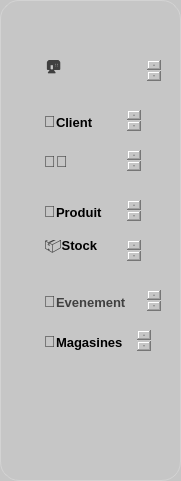
          <widget class="QFrame" name="frame_7">
           <property name="geometry">
            <rect>
             <x>80</x>
             <y>110</y>
             <width>181</width>
             <height>481</height>
            </rect>
           </property>
           <property name="styleSheet">
            <string notr="true">background-color: #c6c6c6;
border: 1px solid lightgray; /* Optional: Change the border color */
border-radius: 19px; /* Change the value for more or less rounding */
</string>
           </property>
           <property name="frameShape">
            <enum>QFrame::Shape::StyledPanel</enum>
           </property>
           <property name="frameShadow">
            <enum>QFrame::Shadow::Raised</enum>
           </property>
           <widget class="QTextEdit" name="textEditDashboard_3">
            <property name="geometry">
             <rect>
              <x>40</x>
              <y>60</y>
              <width>121</width>
              <height>21</height>
             </rect>
            </property>
            <property name="styleSheet">
             <string notr="true">QTextEdit {
    border: none;                    /* Remove border */
    background: transparent;         /* Make background transparent */
    padding: 0;                      /* No padding */
    margin: 0;                       /* No margin */
    color: black;                    /* Black text color */
    font-weight: bold;               /* Bold text */
    font-size: 10px;                 /* Font size set to 20 */
 qproperty-verticalScrollBarPolicy: ScrollBarAlwaysOff; /* Hide vertical scrollbar */
    qproperty-horizontalScrollBarPolicy: ScrollBarAlwaysOff; /* Hide horizontal scrollbar */
}</string>
            </property>
            <property name="html">
             <string>&lt;!DOCTYPE HTML PUBLIC &quot;-//W3C//DTD HTML 4.0//EN&quot; &quot;http://www.w3.org/TR/REC-html40/strict.dtd&quot;&gt;
&lt;html&gt;&lt;head&gt;&lt;meta name=&quot;qrichtext&quot; content=&quot;1&quot; /&gt;&lt;meta charset=&quot;utf-8&quot; /&gt;&lt;style type=&quot;text/css&quot;&gt;
p, li { white-space: pre-wrap; }
hr { height: 1px; border-width: 0; }
li.unchecked::marker { content: &quot;\2610&quot;; }
li.checked::marker { content: &quot;\2612&quot;; }
&lt;/style&gt;&lt;/head&gt;&lt;body style=&quot; font-family:'Segoe UI'; font-size:10px; font-weight:700; font-style:normal;&quot;&gt;
&lt;p style=&quot; margin-top:0px; margin-bottom:0px; margin-left:0px; margin-right:0px; -qt-block-indent:0; text-indent:0px;&quot;&gt;&lt;span style=&quot; font-family:'Inter','system-ui','-apple-system','BlinkMacSystemFont','Segoe UI','Roboto','Noto Sans','Ubuntu','Cantarell','Helvetica Neue','Oxygen','Open Sans','sans-serif'; font-size:16px; color:#404040;&quot;&gt;🏠&lt;/span&gt;&lt;span style=&quot; font-size:12pt; font-style:italic;&quot;&gt;Dashboard&lt;/span&gt;&lt;/p&gt;
&lt;p style=&quot;-qt-paragraph-type:empty; margin-top:0px; margin-bottom:0px; margin-left:0px; margin-right:0px; -qt-block-indent:0; text-indent:0px; font-size:14pt; font-style:italic;&quot;&gt;&lt;br /&gt;&lt;/p&gt;&lt;/body&gt;&lt;/html&gt;</string>
            </property>
           </widget>
           <widget class="QTextEdit" name="textEdit_4">
            <property name="geometry">
             <rect>
              <x>40</x>
              <y>110</y>
              <width>101</width>
              <height>21</height>
             </rect>
            </property>
            <property name="styleSheet">
             <string notr="true">QTextEdit {
    border: none;                    /* Remove border */
    background: transparent;         /* Make background transparent */
    padding: 0;                      /* No padding */
    margin: 0;                       /* No margin */
    color: black;                    /* Black text color */
    font-weight: bold;               /* Bold text */
    font-size: 10px;                 /* Font size set to 20 */
 qproperty-verticalScrollBarPolicy: ScrollBarAlwaysOff; /* Hide vertical scrollbar */
    qproperty-horizontalScrollBarPolicy: ScrollBarAlwaysOff; /* Hide horizontal scrollbar */
}</string>
            </property>
            <property name="html">
             <string>&lt;!DOCTYPE HTML PUBLIC &quot;-//W3C//DTD HTML 4.0//EN&quot; &quot;http://www.w3.org/TR/REC-html40/strict.dtd&quot;&gt;
&lt;html&gt;&lt;head&gt;&lt;meta name=&quot;qrichtext&quot; content=&quot;1&quot; /&gt;&lt;meta charset=&quot;utf-8&quot; /&gt;&lt;style type=&quot;text/css&quot;&gt;
p, li { white-space: pre-wrap; }
hr { height: 1px; border-width: 0; }
li.unchecked::marker { content: &quot;\2610&quot;; }
li.checked::marker { content: &quot;\2612&quot;; }
&lt;/style&gt;&lt;/head&gt;&lt;body style=&quot; font-family:'Segoe UI'; font-size:10px; font-weight:700; font-style:normal;&quot;&gt;
&lt;p style=&quot; margin-top:0px; margin-bottom:0px; margin-left:0px; margin-right:0px; -qt-block-indent:0; text-indent:0px;&quot;&gt;&lt;span style=&quot; font-family:'Inter','system-ui','-apple-system','BlinkMacSystemFont','Segoe UI','Roboto','Noto Sans','Ubuntu','Cantarell','Helvetica Neue','Oxygen','Open Sans','sans-serif'; font-size:16px; font-weight:400; color:#404040;&quot;&gt;👤&lt;/span&gt;&lt;span style=&quot; font-size:10pt;&quot;&gt;Client&lt;/span&gt;&lt;/p&gt;&lt;/body&gt;&lt;/html&gt;</string>
            </property>
           </widget>
           <widget class="QTextEdit" name="textEditEmploye_3">
            <property name="geometry">
             <rect>
              <x>40</x>
              <y>150</y>
              <width>101</width>
              <height>21</height>
             </rect>
            </property>
            <property name="styleSheet">
             <string notr="true">QTextEdit {
    border: none;                    /* Remove border */
    background: transparent;         /* Make background transparent */
    padding: 0;                      /* No padding */
    margin: 0;                       /* No margin */
    color: black;                    /* Black text color */
    font-weight: bold;               /* Bold text */
    font-size: 10px;                 /* Font size set to 20 */
 qproperty-verticalScrollBarPolicy: ScrollBarAlwaysOff; /* Hide vertical scrollbar */
    qproperty-horizontalScrollBarPolicy: ScrollBarAlwaysOff; /* Hide horizontal scrollbar */
}</string>
            </property>
            <property name="html">
             <string>&lt;!DOCTYPE HTML PUBLIC &quot;-//W3C//DTD HTML 4.0//EN&quot; &quot;http://www.w3.org/TR/REC-html40/strict.dtd&quot;&gt;
&lt;html&gt;&lt;head&gt;&lt;meta name=&quot;qrichtext&quot; content=&quot;1&quot; /&gt;&lt;meta charset=&quot;utf-8&quot; /&gt;&lt;style type=&quot;text/css&quot;&gt;
p, li { white-space: pre-wrap; }
hr { height: 1px; border-width: 0; }
li.unchecked::marker { content: &quot;\2610&quot;; }
li.checked::marker { content: &quot;\2612&quot;; }
&lt;/style&gt;&lt;/head&gt;&lt;body style=&quot; font-family:'Segoe UI'; font-size:10px; font-weight:700; font-style:normal;&quot;&gt;
&lt;p style=&quot; margin-top:4px; margin-bottom:0px; margin-left:0px; margin-right:0px; -qt-block-indent:0; text-indent:0px;&quot;&gt;&lt;span style=&quot; font-family:'Inter','system-ui','-apple-system','BlinkMacSystemFont','Segoe UI','Roboto','Noto Sans','Ubuntu','Cantarell','Helvetica Neue','Oxygen','Open Sans','sans-serif'; font-size:16px; font-weight:400; color:#404040;&quot;&gt;👨‍💼&lt;/span&gt;&lt;span style=&quot; font-size:10pt;&quot;&gt;Employee&lt;/span&gt;&lt;/p&gt;&lt;/body&gt;&lt;/html&gt;</string>
            </property>
           </widget>
           <widget class="QTextEdit" name="textEdit_7">
            <property name="geometry">
             <rect>
              <x>40</x>
              <y>200</y>
              <width>101</width>
              <height>21</height>
             </rect>
            </property>
            <property name="styleSheet">
             <string notr="true">QTextEdit {
    border: none;                    /* Remove border */
    background: transparent;         /* Make background transparent */
    padding: 0;                      /* No padding */
    margin: 0;                       /* No margin */
    color: black;                    /* Black text color */
    font-weight: bold;               /* Bold text */
    font-size: 10px;                 /* Font size set to 20 */
 qproperty-verticalScrollBarPolicy: ScrollBarAlwaysOff; /* Hide vertical scrollbar */
    qproperty-horizontalScrollBarPolicy: ScrollBarAlwaysOff; /* Hide horizontal scrollbar */
}</string>
            </property>
            <property name="html">
             <string>&lt;!DOCTYPE HTML PUBLIC &quot;-//W3C//DTD HTML 4.0//EN&quot; &quot;http://www.w3.org/TR/REC-html40/strict.dtd&quot;&gt;
&lt;html&gt;&lt;head&gt;&lt;meta name=&quot;qrichtext&quot; content=&quot;1&quot; /&gt;&lt;meta charset=&quot;utf-8&quot; /&gt;&lt;style type=&quot;text/css&quot;&gt;
p, li { white-space: pre-wrap; }
hr { height: 1px; border-width: 0; }
li.unchecked::marker { content: &quot;\2610&quot;; }
li.checked::marker { content: &quot;\2612&quot;; }
&lt;/style&gt;&lt;/head&gt;&lt;body style=&quot; font-family:'Segoe UI'; font-size:10px; font-weight:700; font-style:normal;&quot;&gt;
&lt;p style=&quot; margin-top:4px; margin-bottom:0px; margin-left:0px; margin-right:0px; -qt-block-indent:0; text-indent:0px;&quot;&gt;&lt;span style=&quot; font-family:'Inter','system-ui','-apple-system','BlinkMacSystemFont','Segoe UI','Roboto','Noto Sans','Ubuntu','Cantarell','Helvetica Neue','Oxygen','Open Sans','sans-serif'; font-size:16px; color:#404040;&quot;&gt;🛒&lt;/span&gt;&lt;span style=&quot; font-size:10pt;&quot;&gt;Produit&lt;/span&gt;&lt;/p&gt;
&lt;p style=&quot;-qt-paragraph-type:empty; margin-top:4px; margin-bottom:0px; margin-left:0px; margin-right:0px; -qt-block-indent:0; text-indent:0px; font-family:'Inter','system-ui','-apple-system','BlinkMacSystemFont','Segoe UI','Roboto','Noto Sans','Ubuntu','Cantarell','Helvetica Neue','Oxygen','Open Sans','sans-serif'; font-size:16px; font-weight:400; color:#404040;&quot;&gt;&lt;br /&gt;&lt;/p&gt;
&lt;p style=&quot; margin-top:0px; margin-bottom:0px; margin-left:0px; margin-right:0px; -qt-block-indent:0; text-indent:0px;&quot;&gt;&lt;br /&gt;&lt;/p&gt;&lt;/body&gt;&lt;/html&gt;</string>
            </property>
           </widget>
           <widget class="QTextEdit" name="textEdit_12">
            <property name="geometry">
             <rect>
              <x>40</x>
              <y>240</y>
              <width>101</width>
              <height>21</height>
             </rect>
            </property>
            <property name="styleSheet">
             <string notr="true">QTextEdit {
    border: none;                    /* Remove border */
    background: transparent;         /* Make background transparent */
    padding: 0;                      /* No padding */
    margin: 0;                       /* No margin */
    color: black;                    /* Black text color */
    font-weight: bold;               /* Bold text */
    font-size: 10px;                 /* Font size set to 20 */
 qproperty-verticalScrollBarPolicy: ScrollBarAlwaysOff; /* Hide vertical scrollbar */
    qproperty-horizontalScrollBarPolicy: ScrollBarAlwaysOff; /* Hide horizontal scrollbar */
}</string>
            </property>
            <property name="html">
             <string>&lt;!DOCTYPE HTML PUBLIC &quot;-//W3C//DTD HTML 4.0//EN&quot; &quot;http://www.w3.org/TR/REC-html40/strict.dtd&quot;&gt;
&lt;html&gt;&lt;head&gt;&lt;meta name=&quot;qrichtext&quot; content=&quot;1&quot; /&gt;&lt;meta charset=&quot;utf-8&quot; /&gt;&lt;style type=&quot;text/css&quot;&gt;
p, li { white-space: pre-wrap; }
hr { height: 1px; border-width: 0; }
li.unchecked::marker { content: &quot;\2610&quot;; }
li.checked::marker { content: &quot;\2612&quot;; }
&lt;/style&gt;&lt;/head&gt;&lt;body style=&quot; font-family:'Segoe UI'; font-size:10px; font-weight:700; font-style:normal;&quot;&gt;
&lt;p style=&quot; margin-top:0px; margin-bottom:0px; margin-left:0px; margin-right:0px; -qt-block-indent:0; text-indent:0px;&quot;&gt;&lt;span style=&quot; font-family:'Inter','system-ui','-apple-system','BlinkMacSystemFont','Segoe UI','Roboto','Noto Sans','Ubuntu','Cantarell','Helvetica Neue','Oxygen','Open Sans','sans-serif'; font-size:16px; font-weight:400; color:#404040;&quot;&gt;📦&lt;/span&gt;&lt;span style=&quot; font-size:10pt;&quot;&gt;Stock &lt;/span&gt;&lt;/p&gt;&lt;/body&gt;&lt;/html&gt;</string>
            </property>
           </widget>
           <widget class="QTextEdit" name="textEdit_21">
            <property name="geometry">
             <rect>
              <x>40</x>
              <y>290</y>
              <width>121</width>
              <height>21</height>
             </rect>
            </property>
            <property name="styleSheet">
             <string notr="true">QTextEdit {
    border: none;                    /* Remove border */
    background: transparent;         /* Make background transparent */
    padding: 0;                      /* No padding */
    margin: 0;                       /* No margin */
    color: black;                    /* Black text color */
    font-weight: bold;               /* Bold text */
    font-size: 10px;                 /* Font size set to 20 */
 qproperty-verticalScrollBarPolicy: ScrollBarAlwaysOff; /* Hide vertical scrollbar */
    qproperty-horizontalScrollBarPolicy: ScrollBarAlwaysOff; /* Hide horizontal scrollbar */
}</string>
            </property>
            <property name="html">
             <string>&lt;!DOCTYPE HTML PUBLIC &quot;-//W3C//DTD HTML 4.0//EN&quot; &quot;http://www.w3.org/TR/REC-html40/strict.dtd&quot;&gt;
&lt;html&gt;&lt;head&gt;&lt;meta name=&quot;qrichtext&quot; content=&quot;1&quot; /&gt;&lt;meta charset=&quot;utf-8&quot; /&gt;&lt;style type=&quot;text/css&quot;&gt;
p, li { white-space: pre-wrap; }
hr { height: 1px; border-width: 0; }
li.unchecked::marker { content: &quot;\2610&quot;; }
li.checked::marker { content: &quot;\2612&quot;; }
&lt;/style&gt;&lt;/head&gt;&lt;body style=&quot; font-family:'Segoe UI'; font-size:10px; font-weight:700; font-style:normal;&quot;&gt;
&lt;p style=&quot; margin-top:0px; margin-bottom:0px; margin-left:0px; margin-right:0px; -qt-block-indent:0; text-indent:0px;&quot;&gt;&lt;span style=&quot; font-family:'Inter','system-ui','-apple-system','BlinkMacSystemFont','Segoe UI','Roboto','Noto Sans','Ubuntu','Cantarell','Helvetica Neue','Oxygen','Open Sans','sans-serif'; font-size:16px; font-weight:400; color:#404040;&quot;&gt;🎪&lt;/span&gt;&lt;span style=&quot; font-family:'Inter','system-ui','-apple-system','BlinkMacSystemFont','Segoe UI','Roboto','Noto Sans','Ubuntu','Cantarell','Helvetica Neue','Oxygen','Open Sans','sans-serif'; font-size:10pt; color:#404040;&quot;&gt;Evenement&lt;/span&gt;&lt;/p&gt;&lt;/body&gt;&lt;/html&gt;</string>
            </property>
           </widget>
           <widget class="QPushButton" name="pushButton_5">
            <property name="geometry">
             <rect>
              <x>20</x>
              <y>150</y>
              <width>41</width>
              <height>21</height>
             </rect>
            </property>
            <property name="styleSheet">
             <string notr="true">QPushButton {
    border: none;                    /* Remove border */
    background: transparent;         /* Make background transparent */
    padding: 0;                      /* No padding */
    margin: 0;                       /* No margin */
    color: black;                    /* Black text color */
    font-weight: bold;               /* Bold text */
    font-size: 10px;                 /* Font size set to 20 */
}</string>
            </property>
            <property name="text">
             <string/>
            </property>
            <property name="icon">
             <iconset>
              <normaloff>../../../../Downloads/home.png</normaloff>../../../../Downloads/home.png</iconset>
            </property>
           </widget>
           <widget class="QPushButton" name="pushButton_6">
            <property name="geometry">
             <rect>
              <x>20</x>
              <y>200</y>
              <width>41</width>
              <height>21</height>
             </rect>
            </property>
            <property name="styleSheet">
             <string notr="true">QPushButton {
    border: none;                    /* Remove border */
    background: transparent;         /* Make background transparent */
    padding: 0;                      /* No padding */
    margin: 0;                       /* No margin */
    color: black;                    /* Black text color */
    font-weight: bold;               /* Bold text */
    font-size: 10px;                 /* Font size set to 20 */
}</string>
            </property>
            <property name="text">
             <string/>
            </property>
            <property name="icon">
             <iconset>
              <normaloff>../../../../Downloads/user.png</normaloff>../../../../Downloads/user.png</iconset>
            </property>
           </widget>
           <widget class="QPushButton" name="pushButton_10">
            <property name="geometry">
             <rect>
              <x>20</x>
              <y>450</y>
              <width>41</width>
              <height>21</height>
             </rect>
            </property>
            <property name="styleSheet">
             <string notr="true">QPushButton {
    border: none;                    /* Remove border */
    background: transparent;         /* Make background transparent */
    padding: 0;                      /* No padding */
    margin: 0;                       /* No margin */
    color: black;                    /* Black text color */
    font-weight: bold;               /* Bold text */
    font-size: 10px;                 /* Font size set to 20 */
}</string>
            </property>
            <property name="text">
             <string/>
            </property>
            <property name="icon">
             <iconset>
              <normaloff>../../../../Downloads/employees.png</normaloff>../../../../Downloads/employees.png</iconset>
            </property>
           </widget>
           <widget class="QPushButton" name="pushButton_15">
            <property name="geometry">
             <rect>
              <x>20</x>
              <y>400</y>
              <width>41</width>
              <height>21</height>
             </rect>
            </property>
            <property name="styleSheet">
             <string notr="true">QPushButton {
    border: none;                    /* Remove border */
    background: transparent;         /* Make background transparent */
    padding: 0;                      /* No padding */
    margin: 0;                       /* No margin */
    color: black;                    /* Black text color */
    font-weight: bold;               /* Bold text */
    font-size: 10px;                 /* Font size set to 20 */
}</string>
            </property>
            <property name="text">
             <string/>
            </property>
            <property name="icon">
             <iconset>
              <normaloff>../../../../Downloads/file-invoice-dollar.png</normaloff>../../../../Downloads/file-invoice-dollar.png</iconset>
            </property>
           </widget>
           <widget class="QPushButton" name="pushButton_16">
            <property name="geometry">
             <rect>
              <x>20</x>
              <y>350</y>
              <width>41</width>
              <height>21</height>
             </rect>
            </property>
            <property name="styleSheet">
             <string notr="true">QPushButton {
    border: none;                    /* Remove border */
    background: transparent;         /* Make background transparent */
    padding: 0;                      /* No padding */
    margin: 0;                       /* No margin */
    color: black;                    /* Black text color */
    font-weight: bold;               /* Bold text */
    font-size: 10px;                 /* Font size set to 20 */
}</string>
            </property>
            <property name="text">
             <string/>
            </property>
            <property name="icon">
             <iconset>
              <normaloff>../../../../Downloads/inboxes.png</normaloff>../../../../Downloads/inboxes.png</iconset>
            </property>
           </widget>
           <widget class="QPushButton" name="pushButton_17">
            <property name="geometry">
             <rect>
              <x>20</x>
              <y>300</y>
              <width>41</width>
              <height>21</height>
             </rect>
            </property>
            <property name="styleSheet">
             <string notr="true">QPushButton {
    border: none;                    /* Remove border */
    background: transparent;         /* Make background transparent */
    padding: 0;                      /* No padding */
    margin: 0;                       /* No margin */
    color: black;                    /* Black text color */
    font-weight: bold;               /* Bold text */
    font-size: 10px;                 /* Font size set to 20 */
}</string>
            </property>
            <property name="text">
             <string/>
            </property>
            <property name="icon">
             <iconset>
              <normaloff>../../../../Downloads/user.png</normaloff>../../../../Downloads/user.png</iconset>
            </property>
           </widget>
           <widget class="QPushButton" name="pushButton_18">
            <property name="geometry">
             <rect>
              <x>20</x>
              <y>250</y>
              <width>41</width>
              <height>21</height>
             </rect>
            </property>
            <property name="styleSheet">
             <string notr="true">QPushButton {
    border: none;                    /* Remove border */
    background: transparent;         /* Make background transparent */
    padding: 0;                      /* No padding */
    margin: 0;                       /* No margin */
    color: black;                    /* Black text color */
    font-weight: bold;               /* Bold text */
    font-size: 10px;                 /* Font size set to 20 */
}</string>
            </property>
            <property name="text">
             <string/>
            </property>
            <property name="icon">
             <iconset>
              <normaloff>../../../../Downloads/customer-care.png</normaloff>../../../../Downloads/customer-care.png</iconset>
            </property>
           </widget>
           <widget class="QTextEdit" name="textEdit_22">
            <property name="geometry">
             <rect>
              <x>40</x>
              <y>330</y>
              <width>111</width>
              <height>21</height>
             </rect>
            </property>
            <property name="styleSheet">
             <string notr="true">QTextEdit {
    border: none;                    /* Remove border */
    background: transparent;         /* Make background transparent */
    padding: 0;                      /* No padding */
    margin: 0;                       /* No margin */
    color: black;                    /* Black text color */
    font-weight: bold;               /* Bold text */
    font-size: 10px;                 /* Font size set to 20 */
 qproperty-verticalScrollBarPolicy: ScrollBarAlwaysOff; /* Hide vertical scrollbar */
    qproperty-horizontalScrollBarPolicy: ScrollBarAlwaysOff; /* Hide horizontal scrollbar */
}</string>
            </property>
            <property name="html">
             <string>&lt;!DOCTYPE HTML PUBLIC &quot;-//W3C//DTD HTML 4.0//EN&quot; &quot;http://www.w3.org/TR/REC-html40/strict.dtd&quot;&gt;
&lt;html&gt;&lt;head&gt;&lt;meta name=&quot;qrichtext&quot; content=&quot;1&quot; /&gt;&lt;meta charset=&quot;utf-8&quot; /&gt;&lt;style type=&quot;text/css&quot;&gt;
p, li { white-space: pre-wrap; }
hr { height: 1px; border-width: 0; }
li.unchecked::marker { content: &quot;\2610&quot;; }
li.checked::marker { content: &quot;\2612&quot;; }
&lt;/style&gt;&lt;/head&gt;&lt;body style=&quot; font-family:'Segoe UI'; font-size:10px; font-weight:700; font-style:normal;&quot;&gt;
&lt;p style=&quot; margin-top:0px; margin-bottom:0px; margin-left:0px; margin-right:0px; -qt-block-indent:0; text-indent:0px;&quot;&gt;&lt;span style=&quot; font-family:'Inter','system-ui','-apple-system','BlinkMacSystemFont','Segoe UI','Roboto','Noto Sans','Ubuntu','Cantarell','Helvetica Neue','Oxygen','Open Sans','sans-serif'; font-size:16px; color:#404040;&quot;&gt;🏬&lt;/span&gt;&lt;span style=&quot; font-size:10pt;&quot;&gt;Magasines&lt;/span&gt;&lt;/p&gt;&lt;/body&gt;&lt;/html&gt;</string>
            </property>
           </widget>
          </widget>
